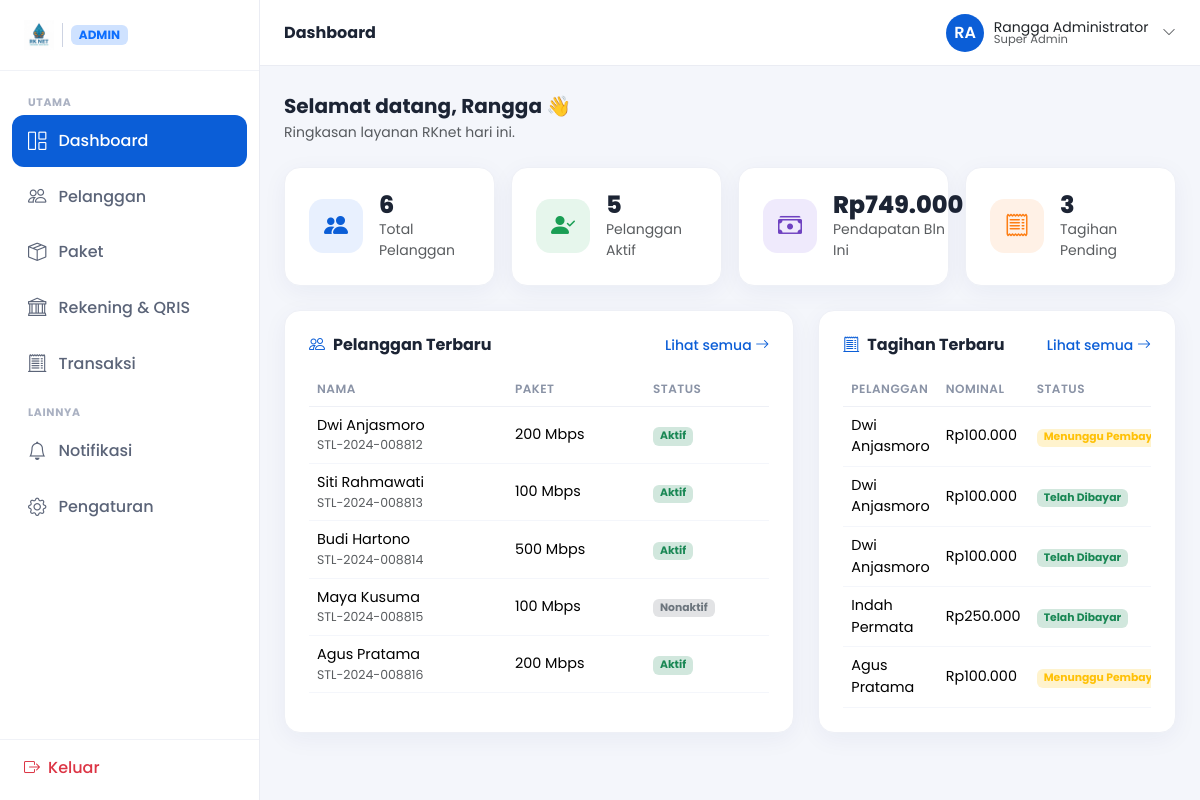
/admin/dashboard.php (signed in), run on an earlier commit of the app's database.
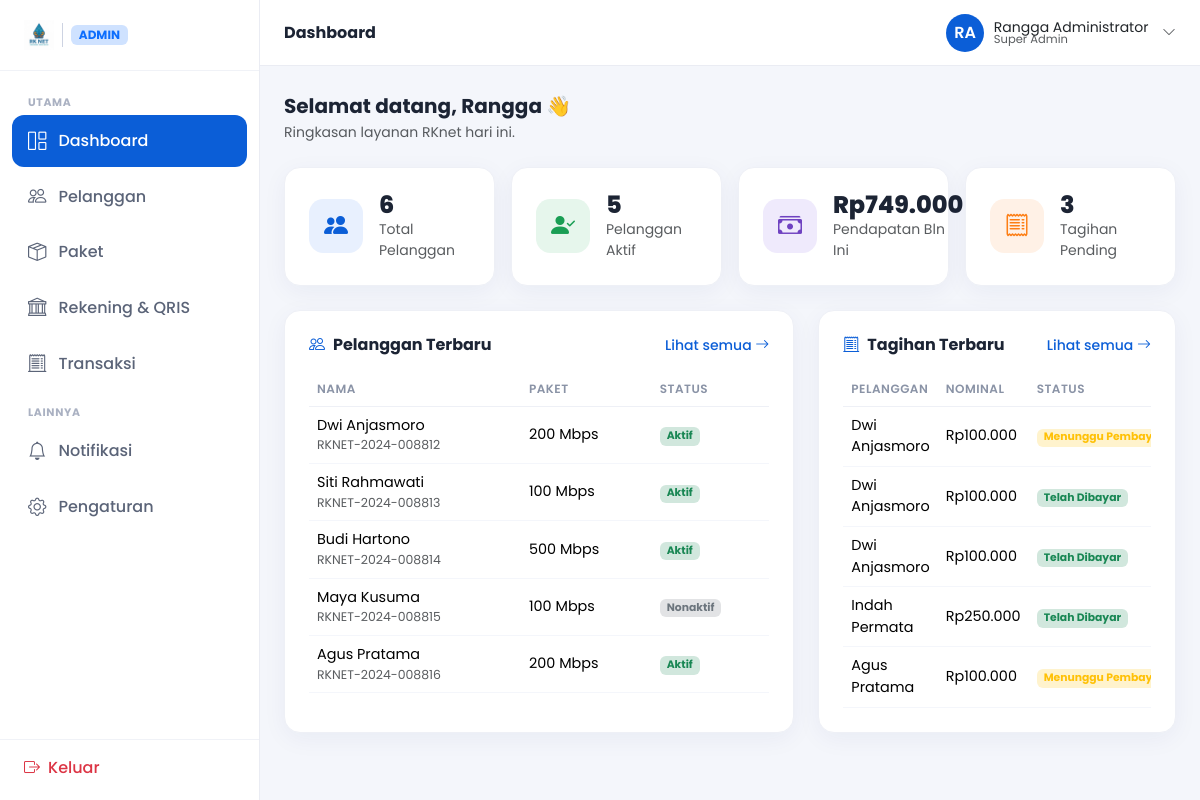
And on a later commit of the database.
### tables this page shows
CREATE TABLE pelanggan (
    id            VARCHAR(30) PRIMARY KEY,
    nama          VARCHAR(100) NOT NULL,
    email         VARCHAR(150) NOT NULL,
    hp            VARCHAR(30)  NOT NULL,
    alamat        VARCHAR(255) NULL,
    paket_id      INT          NULL,
    status        VARCHAR(20)  NOT NULL DEFAULT 'aktif',
    tgl_bergabung VARCHAR(20)  NOT NULL,
    kata_sandi    VARCHAR(255) NOT NULL,
    CONSTRAINT fk_pelanggan_paket FOREIGN KEY (paket_id) REFERENCES paket(id)
);

CREATE TABLE paket (
    id          INT AUTO_INCREMENT PRIMARY KEY,
    nama        VARCHAR(120) NOT NULL,
    kecepatan   VARCHAR(30)  NOT NULL,
    harga       INT          NOT NULL,
    status      VARCHAR(20)  NOT NULL DEFAULT 'aktif'
);

CREATE TABLE tagihan (
    id                    INT AUTO_INCREMENT PRIMARY KEY,
    no_invoice            VARCHAR(40)  NOT NULL,
    pelanggan_id          VARCHAR(30)  NOT NULL,
    paket_id              INT          NULL,
    rekening_bank_id      INT          NULL,
    harga                 INT          NOT NULL,
    tanggal               VARCHAR(20)  NOT NULL,
    status                VARCHAR(20)  NOT NULL DEFAULT 'menunggu',
    bukti_pembayaran      VARCHAR(255) NULL,
    catatan_verifikasi    VARCHAR(255) NULL,
    diajukan_pada         DATETIME     NULL,
    diverifikasi_pada     DATETIME     NULL,
    diverifikasi_oleh     INT          NULL,
    CONSTRAINT uq_tagihan_no_invoice UNIQUE (no_invoice),
    CONSTRAINT fk_tagihan_pelanggan FOREIGN KEY (pelanggan_id) REFERENCES pelanggan(id),
    CONSTRAINT fk_tagihan_paket FOREIGN KEY (paket_id) REFERENCES paket(id),
    CONSTRAINT fk_tagihan_rekening_bank FOREIGN KEY (rekening_bank_id) REFERENCES rekening_bank(id),
    CONSTRAINT fk_tagihan_admin_verifikasi FOREIGN KEY (diverifikasi_oleh) REFERENCES admin(id)
);

### db.php (called while the page is built, shortened)
<?php
function db(): mysqli
{
    static $db = null;
    if ($db !== null) return $db;
    try {
        $db = new mysqli(DB_HOST, DB_USER, DB_PASS, DB_NAME, DB_PORT);
        $db->set_charset('utf8mb4');
    } catch (mysqli_sql_exception $e) {
        pesanErrorDb('Koneksi database gagal.',
            'Pastikan MySQL berjalan di port ' . DB_PORT . ' dan database <code>' . DB_NAME . '</code> sudah dibuat.');
    }
    return $db;
}
function stmtSiap(string $sql, array $params): mysqli_stmt
{
    $stmt = db()->prepare($sql);
    $stmt->execute();
    return $stmt;
}
function kueri(string $sql, array $params = []): array
{
    return stmtSiap($sql, $params)->get_result()->fetch_all(MYSQLI_ASSOC);
}
function kueriNilai(string $sql, array $params = [])
{
    $baris = stmtSiap($sql, $params)->get_result()->fetch_row();
    return $baris ? $baris[0] : null;
}

### admin-config.php (called while the page is built, shortened)
<?php
require_once __DIR__ . '/helpers.php';
require_once __DIR__ . '/db.php';
$daftarPelanggan = kueri(
    "SELECT pl.id, pl.nama, pl.email, pl.hp, pl.alamat, pk.kecepatan AS paket, pl.status, pl.tgl_bergabung AS bergabung
     FROM pelanggan pl LEFT JOIN paket pk ON pk.id = pl.paket_id
     ORDER BY pl.id"
);
$daftarTagihan = kueri(
    "SELECT t.id AS idTagihan, t.no_invoice AS noInvoice, pl.nama AS pelanggan, pk.kecepatan AS paket,
            t.harga, t.tanggal, t.status
     FROM tagihan t
     JOIN pelanggan pl ON pl.id = t.pelanggan_id
     LEFT JOIN paket pk ON pk.id = t.paket_id
     ORDER BY t.id DESC"
);
$statistik = [
    'totalPelanggan'  => (int) kueriNilai("SELECT COUNT(*) FROM pelanggan"),
    'pelangganAktif'  => (int) kueriNilai("SELECT COUNT(*) FROM pelanggan WHERE status = 'aktif'"),
    'pendapatanBulan' => (int) kueriNilai("SELECT COALESCE(SUM(harga), 0) FROM tagihan WHERE status = 'lunas'"),
    'tagihanPending'  => (int) kueriNilai("SELECT COUNT(*) FROM tagihan WHERE status <> 'lunas'"),
];

### helpers.php (called while the page is built)
<?php
if (!function_exists('formatRupiah')) {
    function formatRupiah(int $angka): string
    {
        return 'Rp' . number_format($angka, 0, ',', '.');
    }
}
if (!function_exists('badgeStatus')) {
    function badgeStatus(string $status): array
    {
        return match ($status) {
            'lunas'      => ['kelas' => 'bg-success-subtle text-success',     'label' => 'Telah Dibayar'],
            'menunggu'   => ['kelas' => 'bg-warning-subtle text-warning',     'label' => 'Menunggu Pembayaran'],
            'verifikasi' => ['kelas' => 'bg-info-subtle text-info',           'label' => 'Menunggu Verifikasi'],
            'ditolak'    => ['kelas' => 'bg-danger-subtle text-danger',       'label' => 'Bukti Ditolak'],
            'aktif'      => ['kelas' => 'bg-success-subtle text-success',     'label' => 'Aktif'],
            'nonaktif'   => ['kelas' => 'bg-secondary-subtle text-secondary', 'label' => 'Nonaktif'],
            'terkirim'   => ['kelas' => 'bg-success-subtle text-success',     'label' => 'Terkirim'],
            'draft'      => ['kelas' => 'bg-secondary-subtle text-secondary', 'label' => 'Draft'],
            default      => ['kelas' => 'bg-secondary-subtle text-secondary', 'label' => ucfirst($status)],
        };
    }
}

### admin/dashboard.php (the view, shortened to what the changed rows need)
<?php
require __DIR__ . '/../admin-config.php';
$menuAktif = 'dashboard';
$kartuStatistik = [
    ['Total Pelanggan',     number_format($statistik['totalPelanggan'], 0, ',', '.'), 'bi-people-fill',      'biru'],
    ['Pelanggan Aktif',     number_format($statistik['pelangganAktif'], 0, ',', '.'), 'bi-person-check-fill', 'hijau'],
    ['Pendapatan Bln Ini',  formatRupiah($statistik['pendapatanBulan']),              'bi-cash-stack',       'ungu'],
    ['Tagihan Pending',     (string) $statistik['tagihanPending'],                    'bi-receipt',          'oranye'],
];
?>
<!DOCTYPE html>
<html lang="id">
<?php include __DIR__ . '/partials/shell-head.php'; ?>
<?php include __DIR__ . '/partials/shell-open.php'; ?>
  <div class="row g-3 mb-4">
    <?php foreach ($kartuStatistik as $k): ?>
    <div class="col-md-6 col-xl-3">
      <div class="kartu kartu-pad stat-kartu">
        <div class="stat-ikon stat-<?= $k[3] ?>"><i class="bi <?= $k[2] ?>"></i></div>
        <div>
          <div class="stat-nilai fw-800"><?= htmlspecialchars($k[1]) ?></div>
          <div class="text-muted small"><?= htmlspecialchars($k[0]) ?></div>
        </div>
      </div>
    </div>
    <?php endforeach; ?>
  </div>
  <div class="row g-4">
    <div class="col-xl-7">
      <div class="kartu kartu-pad h-100">
        <div class="table-responsive">
          <table class="table align-middle mb-0 tabel-portal">
            <thead><tr><th>Nama</th><th>Paket</th><th>Status</th></tr></thead>
            <tbody>
              <?php foreach (array_slice($daftarPelanggan, 0, 5) as $p): $b = badgeStatus($p['status']); ?>
              <tr>
                <td>
                  <div class="fw-600"><?= htmlspecialchars($p['nama']) ?></div>
                  <div class="text-muted" style="font-size:.78rem"><?= htmlspecialchars($p['id']) ?></div>
                </td>
                <td><?= htmlspecialchars($p['paket']) ?></td>
                <td><span class="badge <?= $b['kelas'] ?>"><?= $b['label'] ?></span></td>
              </tr>
              <?php endforeach; ?>
            </tbody>
          </table>
        </div>
      </div>
    </div>
    <div class="col-xl-5">
      <div class="kartu kartu-pad h-100">
        <div class="table-responsive">
          <table class="table align-middle mb-0 tabel-portal">
            <thead><tr><th>Pelanggan</th><th>Nominal</th><th>Status</th></tr></thead>
            <tbody>
              <?php foreach (array_slice($daftarTagihan, 0, 5) as $t): $b = badgeStatus($t['status']); ?>
              <tr>
                <td class="fw-600"><?= htmlspecialchars($t['pelanggan']) ?></td>
                <td><?= formatRupiah($t['harga']) ?></td>
                <td><span class="badge <?= $b['kelas'] ?>"><?= $b['label'] ?></span></td>
              </tr>
              <?php endforeach; ?>
            </tbody>
          </table>
        </div>
      </div>
    </div>
  </div>
<?php include __DIR__ . '/partials/shell-close.php'; ?>

### admin/partials/sidebar.php (shortened to what the changed rows need)
<?php
$menuAktif = $menuAktif ?? '';
$menuAdmin = [
    'UTAMA' => [
        'dashboard' => ['Dashboard', 'bi-grid-1x2',      'dashboard.php'],
        'pelanggan' => ['Pelanggan', 'bi-people',        'pelanggan.php'],
        'paket'     => ['Paket',     'bi-box-seam',       'paket.php'],
        'rekening'  => ['Rekening & QRIS', 'bi-bank',      'rekening.php'],
        'transaksi' => ['Transaksi', 'bi-receipt-cutoff', 'transaksi.php'],
    ],
    'LAINNYA' => [
        'notifikasi' => ['Notifikasi', 'bi-bell',              'notifikasi.php'],
        'pengaturan' => ['Pengaturan', 'bi-gear',              'pengaturan.php'],
    ],
];
?>
<aside class="portal-sidebar" id="portalSidebar">
  <ul class="portal-nav">
    <?php foreach ($menuAdmin as $grup => $items): ?>
      <li class="portal-nav-label"><?= htmlspecialchars($grup) ?></li>
      <?php foreach ($items as $kunci => $menu): ?>
        <li>
          <a href="<?= $menu[2] ?>" class="<?= $menuAktif === $kunci ? 'aktif' : '' ?>">
            <i class="bi <?= $menu[1] ?>"></i> <span><?= htmlspecialchars($menu[0]) ?></span>
          </a>
        </li>
      <?php endforeach; ?>
    <?php endforeach; ?>
  </ul>
</aside>

What changed in the data, as far as the page shows it:
removed pelanggan: nama "Dwi Anjasmoro", id "STL-2024-008812", paket.kecepatan "200 Mbps", status "Aktif"
removed pelanggan: nama "Siti Rahmawati", id "STL-2024-008813", paket.kecepatan "100 Mbps", status "Aktif"
removed pelanggan: nama "Budi Hartono", id "STL-2024-008814", paket.kecepatan "500 Mbps", status "Aktif"
removed pelanggan: nama "Maya Kusuma", id "STL-2024-008815", paket.kecepatan "100 Mbps", status "Nonaktif"
removed pelanggan: nama "Agus Pratama", id "STL-2024-008816", paket.kecepatan "200 Mbps", status "Aktif"
added pelanggan: nama "Dwi Anjasmoro", id "RKNET-2024-008812", paket.kecepatan "200 Mbps", status "Aktif"
added pelanggan: nama "Siti Rahmawati", id "RKNET-2024-008813", paket.kecepatan "100 Mbps", status "Aktif"
added pelanggan: nama "Budi Hartono", id "RKNET-2024-008814", paket.kecepatan "500 Mbps", status "Aktif"
added pelanggan: nama "Maya Kusuma", id "RKNET-2024-008815", paket.kecepatan "100 Mbps", status "Nonaktif"
added pelanggan: nama "Agus Pratama", id "RKNET-2024-008816", paket.kecepatan "200 Mbps", status "Aktif"
